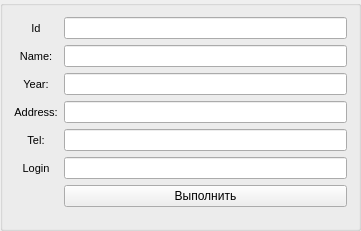
   <widget class="QGroupBox" name="Filter">
    <property name="geometry">
     <rect>
      <x>0</x>
      <y>370</y>
      <width>361</width>
      <height>231</height>
     </rect>
    </property>
    <layout class="QFormLayout" name="formLayout">
     <item row="0" column="0">
      <layout class="QVBoxLayout" name="verticalLayout_8">
       <item>
        <widget class="QLabel" name="label_17">
         <property name="font">
          <font>
           <family>MS Shell Dlg 2</family>
           <pointsize>8</pointsize>
           <weight>50</weight>
           <italic>false</italic>
           <bold>false</bold>
          </font>
         </property>
         <property name="text">
          <string>Id</string>
         </property>
         <property name="alignment">
          <set>Qt::AlignCenter</set>
         </property>
        </widget>
       </item>
       <item>
        <widget class="QLabel" name="label_18">
         <property name="font">
          <font>
           <family>MS Shell Dlg 2</family>
           <pointsize>8</pointsize>
           <weight>50</weight>
           <italic>false</italic>
           <bold>false</bold>
          </font>
         </property>
         <property name="text">
          <string>Name:</string>
         </property>
         <property name="alignment">
          <set>Qt::AlignCenter</set>
         </property>
        </widget>
       </item>
       <item>
        <widget class="QLabel" name="label_19">
         <property name="font">
          <font>
           <family>MS Shell Dlg 2</family>
           <pointsize>8</pointsize>
           <weight>50</weight>
           <italic>false</italic>
           <bold>false</bold>
          </font>
         </property>
         <property name="text">
          <string>Year:</string>
         </property>
         <property name="alignment">
          <set>Qt::AlignCenter</set>
         </property>
        </widget>
       </item>
       <item>
        <widget class="QLabel" name="label_20">
         <property name="font">
          <font>
           <family>MS Shell Dlg 2</family>
           <pointsize>8</pointsize>
           <weight>50</weight>
           <italic>false</italic>
           <bold>false</bold>
          </font>
         </property>
         <property name="text">
          <string>Address:</string>
         </property>
         <property name="alignment">
          <set>Qt::AlignCenter</set>
         </property>
        </widget>
       </item>
       <item>
        <widget class="QLabel" name="label_22">
         <property name="font">
          <font>
           <family>MS Shell Dlg 2</family>
           <pointsize>8</pointsize>
           <weight>50</weight>
           <italic>false</italic>
           <bold>false</bold>
          </font>
         </property>
         <property name="text">
          <string>Tel:</string>
         </property>
         <property name="alignment">
          <set>Qt::AlignCenter</set>
         </property>
        </widget>
       </item>
       <item>
        <widget class="QLabel" name="label_21">
         <property name="font">
          <font>
           <family>MS Shell Dlg 2</family>
           <pointsize>8</pointsize>
           <weight>50</weight>
           <italic>false</italic>
           <bold>false</bold>
          </font>
         </property>
         <property name="text">
          <string>Login</string>
         </property>
         <property name="alignment">
          <set>Qt::AlignCenter</set>
         </property>
        </widget>
       </item>
      </layout>
     </item>
     <item row="0" column="1">
      <layout class="QVBoxLayout" name="verticalLayout_9">
       <item>
        <widget class="QLineEdit" name="id_4">
         <property name="sizePolicy">
          <sizepolicy hsizetype="Preferred" vsizetype="Preferred">
           <horstretch>0</horstretch>
           <verstretch>0</verstretch>
          </sizepolicy>
         </property>
         <property name="minimumSize">
          <size>
           <width>100</width>
           <height>0</height>
          </size>
         </property>
         <property name="maximumSize">
          <size>
           <width>400</width>
           <height>99999</height>
          </size>
         </property>
         <property name="font">
          <font>
           <family>MS Shell Dlg 2</family>
           <pointsize>8</pointsize>
           <weight>50</weight>
           <italic>false</italic>
           <bold>false</bold>
          </font>
         </property>
         <property name="contextMenuPolicy">
          <enum>Qt::DefaultContextMenu</enum>
         </property>
         <property name="locale">
          <locale language="Russian" country="Russia"/>
         </property>
         <property name="text">
          <string/>
         </property>
         <property name="maxLength">
          <number>50</number>
         </property>
         <property name="echoMode">
          <enum>QLineEdit::Normal</enum>
         </property>
         <property name="alignment">
          <set>Qt::AlignCenter</set>
         </property>
         <property name="dragEnabled">
          <bool>false</bool>
         </property>
        </widget>
       </item>
       <item>
        <widget class="QLineEdit" name="Name_4">
         <property name="enabled">
          <bool>true</bool>
         </property>
         <property name="sizePolicy">
          <sizepolicy hsizetype="Preferred" vsizetype="Preferred">
           <horstretch>0</horstretch>
           <verstretch>0</verstretch>
          </sizepolicy>
         </property>
         <property name="minimumSize">
          <size>
           <width>100</width>
           <height>0</height>
          </size>
         </property>
         <property name="maximumSize">
          <size>
           <width>400</width>
           <height>99999</height>
          </size>
         </property>
         <property name="font">
          <font>
           <family>MS Shell Dlg 2</family>
           <pointsize>8</pointsize>
           <weight>50</weight>
           <italic>false</italic>
           <bold>false</bold>
          </font>
         </property>
         <property name="cursor">
          <cursorShape>IBeamCursor</cursorShape>
         </property>
         <property name="tabletTracking">
          <bool>false</bool>
         </property>
         <property name="contextMenuPolicy">
          <enum>Qt::DefaultContextMenu</enum>
         </property>
         <property name="statusTip">
          <string/>
         </property>
         <property name="locale">
          <locale language="Russian" country="Russia"/>
         </property>
         <property name="text">
          <string comment="Name" extracomment="Name"/>
         </property>
         <property name="maxLength">
          <number>50</number>
         </property>
         <property name="echoMode">
          <enum>QLineEdit::Normal</enum>
         </property>
         <property name="alignment">
          <set>Qt::AlignCenter</set>
         </property>
         <property name="dragEnabled">
          <bool>false</bool>
         </property>
        </widget>
       </item>
       <item>
        <widget class="QLineEdit" name="Year_4">
         <property name="minimumSize">
          <size>
           <width>100</width>
           <height>0</height>
          </size>
         </property>
         <property name="maximumSize">
          <size>
           <width>400</width>
           <height>99999</height>
          </size>
         </property>
         <property name="font">
          <font>
           <family>MS Shell Dlg 2</family>
           <pointsize>8</pointsize>
           <weight>50</weight>
           <italic>false</italic>
           <bold>false</bold>
          </font>
         </property>
         <property name="contextMenuPolicy">
          <enum>Qt::DefaultContextMenu</enum>
         </property>
         <property name="locale">
          <locale language="Russian" country="Russia"/>
         </property>
         <property name="text">
          <string/>
         </property>
         <property name="maxLength">
          <number>50</number>
         </property>
         <property name="echoMode">
          <enum>QLineEdit::Normal</enum>
         </property>
         <property name="alignment">
          <set>Qt::AlignCenter</set>
         </property>
         <property name="dragEnabled">
          <bool>false</bool>
         </property>
        </widget>
       </item>
       <item>
        <widget class="QLineEdit" name="Address_4">
         <property name="minimumSize">
          <size>
           <width>100</width>
           <height>0</height>
          </size>
         </property>
         <property name="maximumSize">
          <size>
           <width>400</width>
           <height>99999</height>
          </size>
         </property>
         <property name="font">
          <font>
           <family>MS Shell Dlg 2</family>
           <pointsize>8</pointsize>
           <weight>50</weight>
           <italic>false</italic>
           <bold>false</bold>
          </font>
         </property>
         <property name="contextMenuPolicy">
          <enum>Qt::DefaultContextMenu</enum>
         </property>
         <property name="locale">
          <locale language="Russian" country="Russia"/>
         </property>
         <property name="text">
          <string/>
         </property>
         <property name="maxLength">
          <number>50</number>
         </property>
         <property name="echoMode">
          <enum>QLineEdit::Normal</enum>
         </property>
         <property name="alignment">
          <set>Qt::AlignCenter</set>
         </property>
         <property name="dragEnabled">
          <bool>false</bool>
         </property>
        </widget>
       </item>
       <item>
        <widget class="QLineEdit" name="Tel_4">
         <property name="minimumSize">
          <size>
           <width>100</width>
           <height>0</height>
          </size>
         </property>
         <property name="maximumSize">
          <size>
           <width>400</width>
           <height>99999</height>
          </size>
         </property>
         <property name="font">
          <font>
           <family>MS Shell Dlg 2</family>
           <pointsize>8</pointsize>
           <weight>50</weight>
           <italic>false</italic>
           <bold>false</bold>
          </font>
         </property>
         <property name="contextMenuPolicy">
          <enum>Qt::DefaultContextMenu</enum>
         </property>
         <property name="locale">
          <locale language="Russian" country="Russia"/>
         </property>
         <property name="text">
          <string/>
         </property>
         <property name="maxLength">
          <number>50</number>
         </property>
         <property name="echoMode">
          <enum>QLineEdit::Normal</enum>
         </property>
         <property name="alignment">
          <set>Qt::AlignCenter</set>
         </property>
         <property name="dragEnabled">
          <bool>false</bool>
         </property>
        </widget>
       </item>
       <item>
        <widget class="QLineEdit" name="login_4">
         <property name="minimumSize">
          <size>
           <width>100</width>
           <height>0</height>
          </size>
         </property>
         <property name="maximumSize">
          <size>
           <width>400</width>
           <height>99999</height>
          </size>
         </property>
         <property name="font">
          <font>
           <family>MS Shell Dlg 2</family>
           <pointsize>8</pointsize>
           <weight>50</weight>
           <italic>false</italic>
           <bold>false</bold>
          </font>
         </property>
         <property name="contextMenuPolicy">
          <enum>Qt::DefaultContextMenu</enum>
         </property>
         <property name="locale">
          <locale language="Russian" country="Russia"/>
         </property>
         <property name="text">
          <string/>
         </property>
         <property name="maxLength">
          <number>50</number>
         </property>
         <property name="echoMode">
          <enum>QLineEdit::Normal</enum>
         </property>
         <property name="alignment">
          <set>Qt::AlignCenter</set>
         </property>
         <property name="dragEnabled">
          <bool>false</bool>
         </property>
        </widget>
       </item>
      </layout>
     </item>
     <item row="1" column="1">
      <widget class="QPushButton" name="pushButton">
       <property name="text">
        <string>Выполнить</string>
       </property>
      </widget>
     </item>
    </layout>
   </widget>
